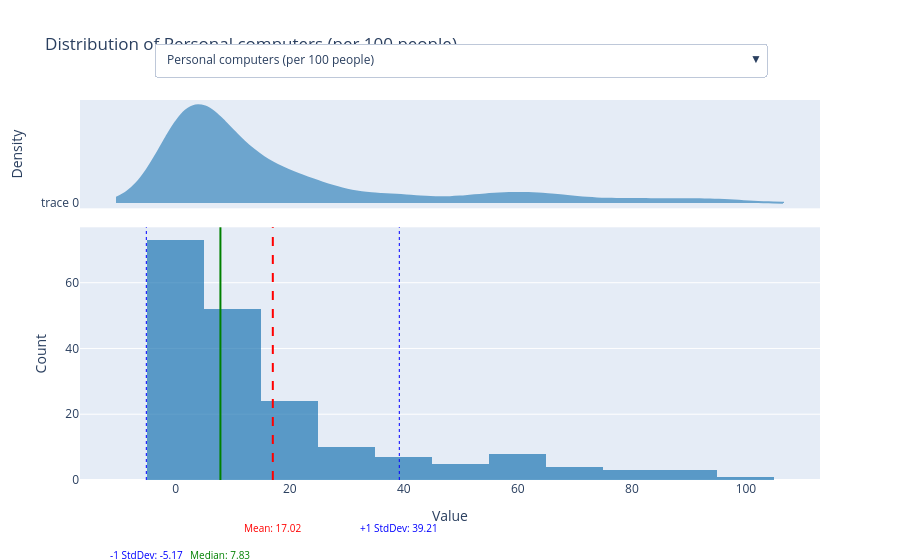

This figure's notebook cell:
### Code cell
# Create the interactive plot with dropdown selector
distribution_plot_with_selector = visualizer.create_distribution_plots_with_selector()
distribution_plot_with_selector.show()

### Figure 1 — Plotly figure (JSON) as saved in the notebook; plotly's stock layout.template omitted (floating-point values rounded to 4 significant figures; data arrays with more than 128 entries replaced by an {"elided": "..."} marker saying what was removed)
{"data": [{"fillcolor": "#1f77b4", "line": {"color": "#1f77b4"}, "opacity": 0.6, "orientation": "h", "points": false, "side": "positive", "type": "violin", "visible": true, "width": 3, "x": {"elided": "190 float values"}, "xaxis": "x", "yaxis": "y"}, {"marker": {"color": "#1f77b4"}, "opacity": 0.7, "type": "histogram", "visible": true, "x": {"elided": "190 float values"}, "xaxis": "x2", "yaxis": "y2"}, {"fillcolor": "#1f77b4", "line": {"color": "#1f77b4"}, "opacity": 0.6, "orientation": "h", "points": false, "side": "positive", "type": "violin", "visible": false, "width": 3, "x": {"elided": "204 float values"}, "xaxis": "x", "yaxis": "y"}, {"marker": {"color": "#1f77b4"}, "opacity": 0.7, "type": "histogram", "visible": false, "x": {"elided": "204 float values"}, "xaxis": "x2", "yaxis": "y2"}, {"fillcolor": "#1f77b4", "line": {"color": "#1f77b4"}, "opacity": 0.6, "orientation": "h", "points": false, "side": "positive", "type": "violin", "visible": false, "width": 3, "x": {"elided": "166 float values"}, "xaxis": "x", "yaxis": "y"}, {"marker": {"color": "#1f77b4"}, "opacity": 0.7, "type": "histogram", "visible": false, "x": {"elided": "166 float values"}, "xaxis": "x2", "yaxis": "y2"}, {"fillcolor": "#1f77b4", "line": {"color": "#1f77b4"}, "opacity": 0.6, "orientation": "h", "points": false, "side": "positive", "type": "violin", "visible": false, "width": 3, "x": {"elided": "166 float values"}, "xaxis": "x", "yaxis": "y"}, {"marker": {"color": "#1f77b4"}, "opacity": 0.7, "type": "histogram", "visible": false, "x": {"elided": "166 float values"}, "xaxis": "x2", "yaxis": "y2"}, {"fillcolor": "#1f77b4", "line": {"color": "#1f77b4"}, "opacity": 0.6, "orientation": "h", "points": false, "side": "positive", "type": "violin", "visible": false, "width": 3, "x": {"elided": "166 float values"}, "xaxis": "x", "yaxis": "y"}, {"marker": {"color": "#1f77b4"}, "opacity": 0.7, "type": "histogram", "visible": false, "x": {"elided": "166 float values"}, "xaxis": "x2", "yaxis": "y2"}, {"fillcolor": "#1f77b4", "line": {"color": "#1f77b4"}, "opacity": 0.6, "orientation": "h", "points": false, "side": "positive", "type": "violin", "visible": false, "width": 3, "x": {"elided": "181 float values"}, "xaxis": "x", "yaxis": "y"}, {"marker": {"color": "#1f77b4"}, "opacity": 0.7, "type": "histogram", "visible": false, "x": {"elided": "181 float values"}, "xaxis": "x2", "yaxis": "y2"}, {"fillcolor": "#1f77b4", "line": {"color": "#1f77b4"}, "opacity": 0.6, "orientation": "h", "points": false, "side": "positive", "type": "violin", "visible": false, "width": 3, "x": {"elided": "190 float values"}, "xaxis": "x", "yaxis": "y"}, {"marker": {"color": "#1f77b4"}, "opacity": 0.7, "type": "histogram", "visible": false, "x": {"elided": "190 float values"}, "xaxis": "x2", "yaxis": "y2"}, {"fillcolor": "#1f77b4", "line": {"color": "#1f77b4"}, "opacity": 0.6, "orientation": "h", "points": false, "side": "positive", "type": "violin", "visible": false, "width": 3, "x": {"elided": "184 float values"}, "xaxis": "x", "yaxis": "y"}, {"marker": {"color": "#1f77b4"}, "opacity": 0.7, "type": "histogram", "visible": false, "x": {"elided": "184 float values"}, "xaxis": "x2", "yaxis": "y2"}, {"fillcolor": "#1f77b4", "line": {"color": "#1f77b4"}, "opacity": 0.6, "orientation": "h", "points": false, "side": "positive", "type": "violin", "visible": false, "width": 3, "x": {"elided": "170 float values"}, "xaxis": "x", "yaxis": "y"}, {"marker": {"color": "#1f77b4"}, "opacity": 0.7, "type": "histogram", "visible": false, "x": {"elided": "170 float values"}, "xaxis": "x2", "yaxis": "y2"}, {"fillcolor": "#1f77b4", "line": {"color": "#1f77b4"}, "opacity": 0.6, "orientation": "h", "points": false, "side": "positive", "type": "violin", "visible": false, "width": 3, "x": {"elided": "165 float values"}, "xaxis": "x", "yaxis": "y"}, {"marker": {"color": "#1f77b4"}, "opacity": 0.7, "type": "histogram", "visible": false, "x": {"elided": "165 float values"}, "xaxis": "x2", "yaxis": "y2"}, {"fillcolor": "#1f77b4", "line": {"color": "#1f77b4"}, "opacity": 0.6, "orientation": "h", "points": false, "side": "positive", "type": "violin", "visible": false, "width": 3, "x": {"elided": "171 float values"}, "xaxis": "x", "yaxis": "y"}, {"marker": {"color": "#1f77b4"}, "opacity": 0.7, "type": "histogram", "visible": false, "x": {"elided": "171 float values"}, "xaxis": "x2", "yaxis": "y2"}, {"fillcolor": "#1f77b4", "line": {"color": "#1f77b4"}, "opacity": 0.6, "orientation": "h", "points": false, "side": "positive", "type": "violin", "visible": false, "width": 3, "x": {"elided": "182 float values"}, "xaxis": "x", "yaxis": "y"}, {"marker": {"color": "#1f77b4"}, "opacity": 0.7, "type": "histogram", "visible": false, "x": {"elided": "182 float values"}, "xaxis": "x2", "yaxis": "y2"}, {"fillcolor": "#1f77b4", "line": {"color": "#1f77b4"}, "opacity": 0.6, "orientation": "h", "points": false, "side": "positive", "type": "violin", "visible": false, "width": 3, "x": [18.3, 27.4, 11.5, 9.8, 13.9, 25.3, 19.3, 24.7, 8.7, 13.3, 23.7, 18.8, 17.3, 12.7, 11.0, 29.0, 30.4, 15.3, 11.8, 15.0, 11.0, 21.8, 18.5, 7.9, 25.7, 21.3, 27.6, 23.9, 10.1, 30.0, 18.8, 17.1, 29.0, 13.9, 7.2, 32.1, 17.6, 13.5, 11.9, 24.7, 16.5, 6.2, 14.3, 8.5, 19.5, 17.9, 25.2, 15.7, 15.3, 19.1, 15.7, 43.5, 18.9, 19.1, 10.7, 24.4, 9.0, 9.0, 10.9, 34.6, 18.7, 15.5, 15.9, 23.0, 19.2, 11.1, 48.1, 28.3], "xaxis": "x", "yaxis": "y"}, {"marker": {"color": "#1f77b4"}, "opacity": 0.7, "type": "histogram", "visible": false, "x": [18.3, 27.4, 11.5, 9.8, 13.9, 25.3, 19.3, 24.7, 8.7, 13.3, 23.7, 18.8, 17.3, 12.7, 11.0, 29.0, 30.4, 15.3, 11.8, 15.0, 11.0, 21.8, 18.5, 7.9, 25.7, 21.3, 27.6, 23.9, 10.1, 30.0, 18.8, 17.1, 29.0, 13.9, 7.2, 32.1, 17.6, 13.5, 11.9, 24.7, 16.5, 6.2, 14.3, 8.5, 19.5, 17.9, 25.2, 15.7, 15.3, 19.1, 15.7, 43.5, 18.9, 19.1, 10.7, 24.4, 9.0, 9.0, 10.9, 34.6, 18.7, 15.5, 15.9, 23.0, 19.2, 11.1, 48.1, 28.3], "xaxis": "x2", "yaxis": "y2"}, {"fillcolor": "#1f77b4", "line": {"color": "#1f77b4"}, "opacity": 0.6, "orientation": "h", "points": false, "side": "positive", "type": "violin", "visible": false, "width": 3, "x": {"elided": "153 float values"}, "xaxis": "x", "yaxis": "y"}, {"marker": {"color": "#1f77b4"}, "opacity": 0.7, "type": "histogram", "visible": false, "x": {"elided": "153 float values"}, "xaxis": "x2", "yaxis": "y2"}, {"fillcolor": "#1f77b4", "line": {"color": "#1f77b4"}, "opacity": 0.6, "orientation": "h", "points": false, "side": "positive", "type": "violin", "visible": false, "width": 3, "x": {"elided": "154 float values"}, "xaxis": "x", "yaxis": "y"}, {"marker": {"color": "#1f77b4"}, "opacity": 0.7, "type": "histogram", "visible": false, "x": {"elided": "154 float values"}, "xaxis": "x2", "yaxis": "y2"}, {"fillcolor": "#1f77b4", "line": {"color": "#1f77b4"}, "opacity": 0.6, "orientation": "h", "points": false, "side": "positive", "type": "violin", "visible": false, "width": 3, "x": {"elided": "152 float values"}, "xaxis": "x", "yaxis": "y"}, {"marker": {"color": "#1f77b4"}, "opacity": 0.7, "type": "histogram", "visible": false, "x": {"elided": "152 float values"}, "xaxis": "x2", "yaxis": "y2"}], "layout": {"annotations": [{"font": {"color": "red", "size": 10}, "showarrow": false, "text": "Mean: 17.02", "x": 17.02, "xref": "x2", "y": -0.15, "yref": "paper"}, {"font": {"color": "green", "size": 10}, "showarrow": false, "text": "Median: 7.83", "x": 7.829, "xref": "x2", "y": -0.22, "yref": "paper"}, {"font": {"color": "blue", "size": 10}, "showarrow": false, "text": "+1 StdDev: 39.21", "x": 39.21, "xref": "x2", "y": -0.15, "yref": "paper"}, {"font": {"color": "blue", "size": 10}, "showarrow": false, "text": "-1 StdDev: -5.17", "x": -5.167, "xref": "x2", "y": -0.22, "yref": "paper"}], "shapes": [{"line": {"color": "red", "dash": "dash", "width": 2}, "type": "line", "x0": 17.02, "x1": 17.02, "y0": 0, "y1": 1, "yref": "y2 domain"}, {"line": {"color": "green", "width": 2}, "type": "line", "x0": 7.829, "x1": 7.829, "y0": 0, "y1": 1, "yref": "y2 domain"}, {"line": {"color": "blue", "dash": "dot", "width": 1}, "type": "line", "x0": 39.21, "x1": 39.21, "y0": 0, "y1": 1, "yref": "y2 domain"}, {"line": {"color": "blue", "dash": "dot", "width": 1}, "type": "line", "x0": -5.167, "x1": -5.167, "y0": 0, "y1": 1, "yref": "y2 domain"}], "showlegend": false, "title": {"text": "Distribution of Personal computers (per 100 people)"}, "updatemenus": [{"buttons": [{"args": [{"visible": [true, true, false, false, false, false, false, false, false, false, false, false, false, false, false, false, false, false, false, false, false, false, false, false, false, false, false, false, false, false, false, false]}, {"annotations": [{"font": {"color": "red", "size": 10}, "showarrow": false, "text": "Mean: 17.02", "x": 17.02, "xref": "x2", "y": -0.15, "yref": "paper"}, {"font": {"color": "green", "size": 10}, "showarrow": false, "text": "Median: 7.83", "x": 7.829, "xref": "x2", "y": -0.22, "yref": "paper"}, {"font": {"color": "blue", "size": 10}, "showarrow": false, "text": "+1 StdDev: 39.21", "x": 39.21, "xref": "x2", "y": -0.15, "yref": "paper"}, {"font": {"color": "blue", "size": 10}, "showarrow": false, "text": "-1 StdDev: -5.17", "x": -5.167, "xref": "x2", "y": -0.22, "yref": "paper"}], "shapes": [{"line": {"color": "red", "dash": "dash", "width": 2}, "type": "line", "x0": 17.02, "x1": 17.02, "y0": 0, "y1": 1, "yref": "y2 domain"}, {"line": {"color": "green", "width": 2}, "type": "line", "x0": 7.829, "x1": 7.829, "y0": 0, "y1": 1, "yref": "y2 domain"}, {"line": {"color": "blue", "dash": "dot", "width": 1}, "type": "line", "x0": 39.21, "x1": 39.21, "y0": 0, "y1": 1, "yref": "y2 domain"}, {"line": {"color": "blue", "dash": "dot", "width": 1}, "type": "line", "x0": -5.167, "x1": -5.167, "y0": 0, "y1": 1, "yref": "y2 domain"}], "title": "Distribution of Personal computers (per 100 people)"}], "label": "Personal computers (per 100 people)", "method": "update"}, {"args": [{"visible": [false, false, true, true, false, false, false, false, false, false, false, false, false, false, false, false, false, false, false, false, false, false, false, false, false, false, false, false, false, false, false, false]}, {"annotations": [{"font": {"color": "red", "size": 10}, "showarrow": false, "text": "Mean: 50.93", "x": 50.93, "xref": "x2", "y": -0.15, "yref": "paper"}, {"font": {"color": "green", "size": 10}, "showarrow": false, "text": "Median: 53.23", "x": 53.23, "xref": "x2", "y": -0.22, "yref": "paper"}, {"font": {"color": "blue", "size": 10}, "showarrow": false, "text": "+1 StdDev: 79.45", "x": 79.45, "xref": "x2", "y": -0.15, "yref": "paper"}, {"font": {"color": "blue", "size": 10}, "showarrow": false, "text": "-1 StdDev: 22.42", "x": 22.42, "xref": "x2", "y": -0.22, "yref": "paper"}], "shapes": [{"line": {"color": "red", "dash": "dash", "width": 2}, "type": "line", "x0": 50.93, "x1": 50.93, "y0": 0, "y1": 1, "yref": "y2 domain"}, {"line": {"color": "green", "width": 2}, "type": "line", "x0": 53.23, "x1": 53.23, "y0": 0, "y1": 1, "yref": "y2 domain"}, {"line": {"color": "blue", "dash": "dot", "width": 1}, "type": "line", "x0": 79.45, "x1": 79.45, "y0": 0, "y1": 1, "yref": "y2 domain"}, {"line": {"color": "blue", "dash": "dot", "width": 1}, "type": "line", "x0": 22.42, "x1": 22.42, "y0": 0, "y1": 1, "yref": "y2 domain"}], "title": "Distribution of Internet users (per 100 people)"}], "label": "Internet users (per 100 people)", "method": "update"}, {"args": [{"visible": [false, false, false, false, true, true, false, false, false, false, false, false, false, false, false, false, false, false, false, false, false, false, false, false, false, false, false, false, false, false, false, false]}, {"annotations": [{"font": {"color": "red", "size": 10}, "showarrow": false, "text": "Mean: 8367.80", "x": 8368.0, "xref": "x2", "y": -0.15, "yref": "paper"}, {"font": {"color": "green", "size": 10}, "showarrow": false, "text": "Median: 1220.15", "x": 1220.0, "xref": "x2", "y": -0.22, "yref": "paper"}, {"font": {"color": "blue", "size": 10}, "showarrow": false, "text": "+1 StdDev: 51872.18", "x": 51870.0, "xref": "x2", "y": -0.15, "yref": "paper"}, {"font": {"color": "blue", "size": 10}, "showarrow": false, "text": "-1 StdDev: -35136.58", "x": -35140.0, "xref": "x2", "y": -0.22, "yref": "paper"}], "shapes": [{"line": {"color": "red", "dash": "dash", "width": 2}, "type": "line", "x0": 8368.0, "x1": 8368.0, "y0": 0, "y1": 1, "yref": "y2 domain"}, {"line": {"color": "green", "width": 2}, "type": "line", "x0": 1220.0, "x1": 1220.0, "y0": 0, "y1": 1, "yref": "y2 domain"}, {"line": {"color": "blue", "dash": "dot", "width": 1}, "type": "line", "x0": 51870.0, "x1": 51870.0, "y0": 0, "y1": 1, "yref": "y2 domain"}, {"line": {"color": "blue", "dash": "dot", "width": 1}, "type": "line", "x0": -35140.0, "x1": -35140.0, "y0": 0, "y1": 1, "yref": "y2 domain"}], "title": "Distribution of Projection: Population in thousands by highest level of educational attainment. Lower Secondary. Total"}], "label": "Projection: Population in thousands by highest level of educational attainment. Lower Secondary. Total", "method": "update"}, {"args": [{"visible": [false, false, false, false, false, false, true, true, false, false, false, false, false, false, false, false, false, false, false, false, false, false, false, false, false, false, false, false, false, false, false, false]}, {"annotations": [{"font": {"color": "red", "size": 10}, "showarrow": false, "text": "Mean: 12622.27", "x": 12620.0, "xref": "x2", "y": -0.15, "yref": "paper"}, {"font": {"color": "green", "size": 10}, "showarrow": false, "text": "Median: 2362.30", "x": 2362.0, "xref": "x2", "y": -0.22, "yref": "paper"}, {"font": {"color": "blue", "size": 10}, "showarrow": false, "text": "+1 StdDev: 54490.26", "x": 54490.0, "xref": "x2", "y": -0.15, "yref": "paper"}, {"font": {"color": "blue", "size": 10}, "showarrow": false, "text": "-1 StdDev: -29245.73", "x": -29250.0, "xref": "x2", "y": -0.22, "yref": "paper"}], "shapes": [{"line": {"color": "red", "dash": "dash", "width": 2}, "type": "line", "x0": 12620.0, "x1": 12620.0, "y0": 0, "y1": 1, "yref": "y2 domain"}, {"line": {"color": "green", "width": 2}, "type": "line", "x0": 2362.0, "x1": 2362.0, "y0": 0, "y1": 1, "yref": "y2 domain"}, {"line": {"color": "blue", "dash": "dot", "width": 1}, "type": "line", "x0": 54490.0, "x1": 54490.0, "y0": 0, "y1": 1, "yref": "y2 domain"}, {"line": {"color": "blue", "dash": "dot", "width": 1}, "type": "line", "x0": -29250.0, "x1": -29250.0, "y0": 0, "y1": 1, "yref": "y2 domain"}], "title": "Distribution of Projection: Population in thousands by highest level of educational attainment. Upper Secondary. Total"}], "label": "Projection: Population in thousands by highest level of educational attainment. Upper Secondary. Total", "method": "update"}, {"args": [{"visible": [false, false, false, false, false, false, false, false, true, true, false, false, false, false, false, false, false, false, false, false, false, false, false, false, false, false, false, false, false, false, false, false]}, {"annotations": [{"font": {"color": "red", "size": 10}, "showarrow": false, "text": "Mean: 7295.46", "x": 7295.0, "xref": "x2", "y": -0.15, "yref": "paper"}, {"font": {"color": "green", "size": 10}, "showarrow": false, "text": "Median: 1232.30", "x": 1232.0, "xref": "x2", "y": -0.22, "yref": "paper"}, {"font": {"color": "blue", "size": 10}, "showarrow": false, "text": "+1 StdDev: 29671.42", "x": 29670.0, "xref": "x2", "y": -0.15, "yref": "paper"}, {"font": {"color": "blue", "size": 10}, "showarrow": false, "text": "-1 StdDev: -15080.49", "x": -15080.0, "xref": "x2", "y": -0.22, "yref": "paper"}], "shapes": [{"line": {"color": "red", "dash": "dash", "width": 2}, "type": "line", "x0": 7295.0, "x1": 7295.0, "y0": 0, "y1": 1, "yref": "y2 domain"}, {"line": {"color": "green", "width": 2}, "type": "line", "x0": 1232.0, "x1": 1232.0, "y0": 0, "y1": 1, "yref": "y2 domain"}, {"line": {"color": "blue", "dash": "dot", "width": 1}, "type": "line", "x0": 29670.0, "x1": 29670.0, "y0": 0, "y1": 1, "yref": "y2 domain"}, {"line": {"color": "blue", "dash": "dot", "width": 1}, "type": "line", "x0": -15080.0, "x1": -15080.0, "y0": 0, "y1": 1, "yref": "y2 domain"}], "title": "Distribution of Projection: Population in thousands by highest level of educational attainment. Post Secondary. Total"}], "label": "Projection: Population in thousands by highest level of educational attainment. Post Secondary. Total", "method": "update"}, {"args": [{"visible": [false, false, false, false, false, false, false, false, false, false, true, true, false, false, false, false, false, false, false, false, false, false, false, false, false, false, false, false, false, false, false, false]}, {"annotations": [{"font": {"color": "red", "size": 10}, "showarrow": false, "text": "Mean: 13.42", "x": 13.42, "xref": "x2", "y": -0.15, "yref": "paper"}, {"font": {"color": "green", "size": 10}, "showarrow": false, "text": "Median: 8.33", "x": 8.33, "xref": "x2", "y": -0.22, "yref": "paper"}, {"font": {"color": "blue", "size": 10}, "showarrow": false, "text": "+1 StdDev: 27.13", "x": 27.13, "xref": "x2", "y": -0.15, "yref": "paper"}, {"font": {"color": "blue", "size": 10}, "showarrow": false, "text": "-1 StdDev: -0.28", "x": -0.2809, "xref": "x2", "y": -0.22, "yref": "paper"}], "shapes": [{"line": {"color": "red", "dash": "dash", "width": 2}, "type": "line", "x0": 13.42, "x1": 13.42, "y0": 0, "y1": 1, "yref": "y2 domain"}, {"line": {"color": "green", "width": 2}, "type": "line", "x0": 8.33, "x1": 8.33, "y0": 0, "y1": 1, "yref": "y2 domain"}, {"line": {"color": "blue", "dash": "dot", "width": 1}, "type": "line", "x0": 27.13, "x1": 27.13, "y0": 0, "y1": 1, "yref": "y2 domain"}, {"line": {"color": "blue", "dash": "dot", "width": 1}, "type": "line", "x0": -0.2809, "x1": -0.2809, "y0": 0, "y1": 1, "yref": "y2 domain"}], "title": "Distribution of Percentage of students in secondary education enrolled in vocational programmes, both sexes (%)"}], "label": "Percentage of students in secondary education enrolled in vocational programmes, both sexes (%)", "method": "update"}, {"args": [{"visible": [false, false, false, false, false, false, false, false, false, false, false, false, true, true, false, false, false, false, false, false, false, false, false, false, false, false, false, false, false, false, false, false]}, {"annotations": [{"font": {"color": "red", "size": 10}, "showarrow": false, "text": "Mean: 81.99", "x": 81.99, "xref": "x2", "y": -0.15, "yref": "paper"}, {"font": {"color": "green", "size": 10}, "showarrow": false, "text": "Median: 88.37", "x": 88.37, "xref": "x2", "y": -0.22, "yref": "paper"}, {"font": {"color": "blue", "size": 10}, "showarrow": false, "text": "+1 StdDev: 111.08", "x": 111.1, "xref": "x2", "y": -0.15, "yref": "paper"}, {"font": {"color": "blue", "size": 10}, "showarrow": false, "text": "-1 StdDev: 52.90", "x": 52.9, "xref": "x2", "y": -0.22, "yref": "paper"}], "shapes": [{"line": {"color": "red", "dash": "dash", "width": 2}, "type": "line", "x0": 81.99, "x1": 81.99, "y0": 0, "y1": 1, "yref": "y2 domain"}, {"line": {"color": "green", "width": 2}, "type": "line", "x0": 88.37, "x1": 88.37, "y0": 0, "y1": 1, "yref": "y2 domain"}, {"line": {"color": "blue", "dash": "dot", "width": 1}, "type": "line", "x0": 111.1, "x1": 111.1, "y0": 0, "y1": 1, "yref": "y2 domain"}, {"line": {"color": "blue", "dash": "dot", "width": 1}, "type": "line", "x0": 52.9, "x1": 52.9, "y0": 0, "y1": 1, "yref": "y2 domain"}], "title": "Distribution of Gross enrolment ratio, secondary, both sexes (%)"}], "label": "Gross enrolment ratio, secondary, both sexes (%)", "method": "update"}, {"args": [{"visible": [false, false, false, false, false, false, false, false, false, false, false, false, false, false, true, true, false, false, false, false, false, false, false, false, false, false, false, false, false, false, false, false]}, {"annotations": [{"font": {"color": "red", "size": 10}, "showarrow": false, "text": "Mean: 37.33", "x": 37.33, "xref": "x2", "y": -0.15, "yref": "paper"}, {"font": {"color": "green", "size": 10}, "showarrow": false, "text": "Median: 29.54", "x": 29.54, "xref": "x2", "y": -0.22, "yref": "paper"}, {"font": {"color": "blue", "size": 10}, "showarrow": false, "text": "+1 StdDev: 65.38", "x": 65.38, "xref": "x2", "y": -0.15, "yref": "paper"}, {"font": {"color": "blue", "size": 10}, "showarrow": false, "text": "-1 StdDev: 9.29", "x": 9.287, "xref": "x2", "y": -0.22, "yref": "paper"}], "shapes": [{"line": {"color": "red", "dash": "dash", "width": 2}, "type": "line", "x0": 37.33, "x1": 37.33, "y0": 0, "y1": 1, "yref": "y2 domain"}, {"line": {"color": "green", "width": 2}, "type": "line", "x0": 29.54, "x1": 29.54, "y0": 0, "y1": 1, "yref": "y2 domain"}, {"line": {"color": "blue", "dash": "dot", "width": 1}, "type": "line", "x0": 65.38, "x1": 65.38, "y0": 0, "y1": 1, "yref": "y2 domain"}, {"line": {"color": "blue", "dash": "dot", "width": 1}, "type": "line", "x0": 9.287, "x1": 9.287, "y0": 0, "y1": 1, "yref": "y2 domain"}], "title": "Distribution of Gross enrolment ratio, tertiary, both sexes (%)"}], "label": "Gross enrolment ratio, tertiary, both sexes (%)", "method": "update"}, {"args": [{"visible": [false, false, false, false, false, false, false, false, false, false, false, false, false, false, false, false, true, true, false, false, false, false, false, false, false, false, false, false, false, false, false, false]}, {"annotations": [{"font": {"color": "red", "size": 10}, "showarrow": false, "text": "Mean: 265176.90", "x": 265200.0, "xref": "x2", "y": -0.15, "yref": "paper"}, {"font": {"color": "green", "size": 10}, "showarrow": false, "text": "Median: 33843.50", "x": 33840.0, "xref": "x2", "y": -0.22, "yref": "paper"}, {"font": {"color": "blue", "size": 10}, "showarrow": false, "text": "+1 StdDev: 1428610.21", "x": 1429000.0, "xref": "x2", "y": -0.15, "yref": "paper"}, {"font": {"color": "blue", "size": 10}, "showarrow": false, "text": "-1 StdDev: -898256.41", "x": -898300.0, "xref": "x2", "y": -0.22, "yref": "paper"}], "shapes": [{"line": {"color": "red", "dash": "dash", "width": 2}, "type": "line", "x0": 265200.0, "x1": 265200.0, "y0": 0, "y1": 1, "yref": "y2 domain"}, {"line": {"color": "green", "width": 2}, "type": "line", "x0": 33840.0, "x1": 33840.0, "y0": 0, "y1": 1, "yref": "y2 domain"}, {"line": {"color": "blue", "dash": "dot", "width": 1}, "type": "line", "x0": 1429000.0, "x1": 1429000.0, "y0": 0, "y1": 1, "yref": "y2 domain"}, {"line": {"color": "blue", "dash": "dot", "width": 1}, "type": "line", "x0": -898300.0, "x1": -898300.0, "y0": 0, "y1": 1, "yref": "y2 domain"}], "title": "Distribution of Graduates from tertiary education, both sexes (number)"}], "label": "Graduates from tertiary education, both sexes (number)", "method": "update"}, {"args": [{"visible": [false, false, false, false, false, false, false, false, false, false, false, false, false, false, false, false, false, false, true, true, false, false, false, false, false, false, false, false, false, false, false, false]}, {"annotations": [{"font": {"color": "red", "size": 10}, "showarrow": false, "text": "Mean: 33.39", "x": 33.39, "xref": "x2", "y": -0.15, "yref": "paper"}, {"font": {"color": "green", "size": 10}, "showarrow": false, "text": "Median: 33.68", "x": 33.68, "xref": "x2", "y": -0.22, "yref": "paper"}, {"font": {"color": "blue", "size": 10}, "showarrow": false, "text": "+1 StdDev: 43.71", "x": 43.71, "xref": "x2", "y": -0.15, "yref": "paper"}, {"font": {"color": "blue", "size": 10}, "showarrow": false, "text": "-1 StdDev: 23.07", "x": 23.07, "xref": "x2", "y": -0.22, "yref": "paper"}], "shapes": [{"line": {"color": "red", "dash": "dash", "width": 2}, "type": "line", "x0": 33.39, "x1": 33.39, "y0": 0, "y1": 1, "yref": "y2 domain"}, {"line": {"color": "green", "width": 2}, "type": "line", "x0": 33.68, "x1": 33.68, "y0": 0, "y1": 1, "yref": "y2 domain"}, {"line": {"color": "blue", "dash": "dot", "width": 1}, "type": "line", "x0": 43.71, "x1": 43.71, "y0": 0, "y1": 1, "yref": "y2 domain"}, {"line": {"color": "blue", "dash": "dot", "width": 1}, "type": "line", "x0": 23.07, "x1": 23.07, "y0": 0, "y1": 1, "yref": "y2 domain"}], "title": "Distribution of Expenditure on secondary as % of government expenditure on education (%)"}], "label": "Expenditure on secondary as % of government expenditure on education (%)", "method": "update"}, {"args": [{"visible": [false, false, false, false, false, false, false, false, false, false, false, false, false, false, false, false, false, false, false, false, true, true, false, false, false, false, false, false, false, false, false, false]}, {"annotations": [{"font": {"color": "red", "size": 10}, "showarrow": false, "text": "Mean: 20.54", "x": 20.54, "xref": "x2", "y": -0.15, "yref": "paper"}, {"font": {"color": "green", "size": 10}, "showarrow": false, "text": "Median: 20.76", "x": 20.76, "xref": "x2", "y": -0.22, "yref": "paper"}, {"font": {"color": "blue", "size": 10}, "showarrow": false, "text": "+1 StdDev: 29.85", "x": 29.85, "xref": "x2", "y": -0.15, "yref": "paper"}, {"font": {"color": "blue", "size": 10}, "showarrow": false, "text": "-1 StdDev: 11.24", "x": 11.24, "xref": "x2", "y": -0.22, "yref": "paper"}], "shapes": [{"line": {"color": "red", "dash": "dash", "width": 2}, "type": "line", "x0": 20.54, "x1": 20.54, "y0": 0, "y1": 1, "yref": "y2 domain"}, {"line": {"color": "green", "width": 2}, "type": "line", "x0": 20.76, "x1": 20.76, "y0": 0, "y1": 1, "yref": "y2 domain"}, {"line": {"color": "blue", "dash": "dot", "width": 1}, "type": "line", "x0": 29.85, "x1": 29.85, "y0": 0, "y1": 1, "yref": "y2 domain"}, {"line": {"color": "blue", "dash": "dot", "width": 1}, "type": "line", "x0": 11.24, "x1": 11.24, "y0": 0, "y1": 1, "yref": "y2 domain"}], "title": "Distribution of Expenditure on tertiary as % of government expenditure on education (%)"}], "label": "Expenditure on tertiary as % of government expenditure on education (%)", "method": "update"}, {"args": [{"visible": [false, false, false, false, false, false, false, false, false, false, false, false, false, false, false, false, false, false, false, false, false, false, true, true, false, false, false, false, false, false, false, false]}, {"annotations": [{"font": {"color": "red", "size": 10}, "showarrow": false, "text": "Mean: 4.73", "x": 4.733, "xref": "x2", "y": -0.15, "yref": "paper"}, {"font": {"color": "green", "size": 10}, "showarrow": false, "text": "Median: 4.54", "x": 4.541, "xref": "x2", "y": -0.22, "yref": "paper"}, {"font": {"color": "blue", "size": 10}, "showarrow": false, "text": "+1 StdDev: 6.86", "x": 6.861, "xref": "x2", "y": -0.15, "yref": "paper"}, {"font": {"color": "blue", "size": 10}, "showarrow": false, "text": "-1 StdDev: 2.60", "x": 2.604, "xref": "x2", "y": -0.22, "yref": "paper"}], "shapes": [{"line": {"color": "red", "dash": "dash", "width": 2}, "type": "line", "x0": 4.733, "x1": 4.733, "y0": 0, "y1": 1, "yref": "y2 domain"}, {"line": {"color": "green", "width": 2}, "type": "line", "x0": 4.541, "x1": 4.541, "y0": 0, "y1": 1, "yref": "y2 domain"}, {"line": {"color": "blue", "dash": "dot", "width": 1}, "type": "line", "x0": 6.861, "x1": 6.861, "y0": 0, "y1": 1, "yref": "y2 domain"}, {"line": {"color": "blue", "dash": "dot", "width": 1}, "type": "line", "x0": 2.604, "x1": 2.604, "y0": 0, "y1": 1, "yref": "y2 domain"}], "title": "Distribution of Government expenditure on education as % of GDP (%)"}], "label": "Government expenditure on education as % of GDP (%)", "method": "update"}, {"args": [{"visible": [false, false, false, false, false, false, false, false, false, false, false, false, false, false, false, false, false, false, false, false, false, false, false, false, true, true, false, false, false, false, false, false]}, {"annotations": [{"font": {"color": "red", "size": 10}, "showarrow": false, "text": "Mean: 18.74", "x": 18.74, "xref": "x2", "y": -0.15, "yref": "paper"}, {"font": {"color": "green", "size": 10}, "showarrow": false, "text": "Median: 17.75", "x": 17.75, "xref": "x2", "y": -0.22, "yref": "paper"}, {"font": {"color": "blue", "size": 10}, "showarrow": false, "text": "+1 StdDev: 27.03", "x": 27.03, "xref": "x2", "y": -0.15, "yref": "paper"}, {"font": {"color": "blue", "size": 10}, "showarrow": false, "text": "-1 StdDev: 10.46", "x": 10.46, "xref": "x2", "y": -0.22, "yref": "paper"}], "shapes": [{"line": {"color": "red", "dash": "dash", "width": 2}, "type": "line", "x0": 18.74, "x1": 18.74, "y0": 0, "y1": 1, "yref": "y2 domain"}, {"line": {"color": "green", "width": 2}, "type": "line", "x0": 17.75, "x1": 17.75, "y0": 0, "y1": 1, "yref": "y2 domain"}, {"line": {"color": "blue", "dash": "dot", "width": 1}, "type": "line", "x0": 27.03, "x1": 27.03, "y0": 0, "y1": 1, "yref": "y2 domain"}, {"line": {"color": "blue", "dash": "dot", "width": 1}, "type": "line", "x0": 10.46, "x1": 10.46, "y0": 0, "y1": 1, "yref": "y2 domain"}], "title": "Distribution of Share of youth not in education, employment or training, total (% of youth population)"}], "label": "Share of youth not in education, employment or training, total (% of youth population)", "method": "update"}, {"args": [{"visible": [false, false, false, false, false, false, false, false, false, false, false, false, false, false, false, false, false, false, false, false, false, false, false, false, false, false, true, true, false, false, false, false]}, {"annotations": [{"font": {"color": "red", "size": 10}, "showarrow": false, "text": "Mean: -101.47", "x": -101.5, "xref": "x2", "y": -0.15, "yref": "paper"}, {"font": {"color": "green", "size": 10}, "showarrow": false, "text": "Median: -2.61", "x": -2.606, "xref": "x2", "y": -0.22, "yref": "paper"}, {"font": {"color": "blue", "size": 10}, "showarrow": false, "text": "+1 StdDev: 920.89", "x": 920.9, "xref": "x2", "y": -0.15, "yref": "paper"}, {"font": {"color": "blue", "size": 10}, "showarrow": false, "text": "-1 StdDev: -1123.84", "x": -1124.0, "xref": "x2", "y": -0.22, "yref": "paper"}], "shapes": [{"line": {"color": "red", "dash": "dash", "width": 2}, "type": "line", "x0": -101.5, "x1": -101.5, "y0": 0, "y1": 1, "yref": "y2 domain"}, {"line": {"color": "green", "width": 2}, "type": "line", "x0": -2.606, "x1": -2.606, "y0": 0, "y1": 1, "yref": "y2 domain"}, {"line": {"color": "blue", "dash": "dot", "width": 1}, "type": "line", "x0": 920.9, "x1": 920.9, "y0": 0, "y1": 1, "yref": "y2 domain"}, {"line": {"color": "blue", "dash": "dot", "width": 1}, "type": "line", "x0": -1124.0, "x1": -1124.0, "y0": 0, "y1": 1, "yref": "y2 domain"}], "title": "Distribution of Net flow ratio of internationally mobile students (inbound - outbound), both sexes (%)"}], "label": "Net flow ratio of internationally mobile students (inbound - outbound), both sexes (%)", "method": "update"}, {"args": [{"visible": [false, false, false, false, false, false, false, false, false, false, false, false, false, false, false, false, false, false, false, false, false, false, false, false, false, false, false, false, true, true, false, false]}, {"annotations": [{"font": {"color": "red", "size": 10}, "showarrow": false, "text": "Mean: 27740.15", "x": 27740.0, "xref": "x2", "y": -0.15, "yref": "paper"}, {"font": {"color": "green", "size": 10}, "showarrow": false, "text": "Median: 3398.00", "x": 3398, "xref": "x2", "y": -0.22, "yref": "paper"}, {"font": {"color": "blue", "size": 10}, "showarrow": false, "text": "+1 StdDev: 112958.81", "x": 113000.0, "xref": "x2", "y": -0.15, "yref": "paper"}, {"font": {"color": "blue", "size": 10}, "showarrow": false, "text": "-1 StdDev: -57478.51", "x": -57480.0, "xref": "x2", "y": -0.22, "yref": "paper"}], "shapes": [{"line": {"color": "red", "dash": "dash", "width": 2}, "type": "line", "x0": 27740.0, "x1": 27740.0, "y0": 0, "y1": 1, "yref": "y2 domain"}, {"line": {"color": "green", "width": 2}, "type": "line", "x0": 3398, "x1": 3398, "y0": 0, "y1": 1, "yref": "y2 domain"}, {"line": {"color": "blue", "dash": "dot", "width": 1}, "type": "line", "x0": 113000.0, "x1": 113000.0, "y0": 0, "y1": 1, "yref": "y2 domain"}, {"line": {"color": "blue", "dash": "dot", "width": 1}, "type": "line", "x0": -57480.0, "x1": -57480.0, "y0": 0, "y1": 1, "yref": "y2 domain"}], "title": "Distribution of Total inbound internationally mobile students, both sexes (number)"}], "label": "Total inbound internationally mobile students, both sexes (number)", "method": "update"}, {"args": [{"visible": [false, false, false, false, false, false, false, false, false, false, false, false, false, false, false, false, false, false, false, false, false, false, false, false, false, false, false, false, false, false, true, true]}, {"annotations": [{"font": {"color": "red", "size": 10}, "showarrow": false, "text": "Mean: 7.77", "x": 7.769, "xref": "x2", "y": -0.15, "yref": "paper"}, {"font": {"color": "green", "size": 10}, "showarrow": false, "text": "Median: 2.85", "x": 2.845, "xref": "x2", "y": -0.22, "yref": "paper"}, {"font": {"color": "blue", "size": 10}, "showarrow": false, "text": "+1 StdDev: 22.62", "x": 22.62, "xref": "x2", "y": -0.15, "yref": "paper"}, {"font": {"color": "blue", "size": 10}, "showarrow": false, "text": "-1 StdDev: -7.08", "x": -7.078, "xref": "x2", "y": -0.22, "yref": "paper"}], "shapes": [{"line": {"color": "red", "dash": "dash", "width": 2}, "type": "line", "x0": 7.769, "x1": 7.769, "y0": 0, "y1": 1, "yref": "y2 domain"}, {"line": {"color": "green", "width": 2}, "type": "line", "x0": 2.845, "x1": 2.845, "y0": 0, "y1": 1, "yref": "y2 domain"}, {"line": {"color": "blue", "dash": "dot", "width": 1}, "type": "line", "x0": 22.62, "x1": 22.62, "y0": 0, "y1": 1, "yref": "y2 domain"}, {"line": {"color": "blue", "dash": "dot", "width": 1}, "type": "line", "x0": -7.078, "x1": -7.078, "y0": 0, "y1": 1, "yref": "y2 domain"}], "title": "Distribution of Inbound mobility rate, both sexes (%)"}], "label": "Inbound mobility rate, both sexes (%)", "method": "update"}], "direction": "down", "showactive": true, "x": 0.1, "xanchor": "left", "y": 1.15, "yanchor": "top"}], "xaxis": {"anchor": "y", "domain": [0, 1], "matches": "x2", "showticklabels": false, "title": {"text": ""}}, "xaxis2": {"anchor": "y2", "domain": [0, 1], "title": {"text": "Value"}}, "yaxis": {"anchor": "x", "domain": [0.715, 1], "title": {"text": "Density"}}, "yaxis2": {"anchor": "x2", "domain": [0, 0.665], "title": {"text": "Count"}}}}
